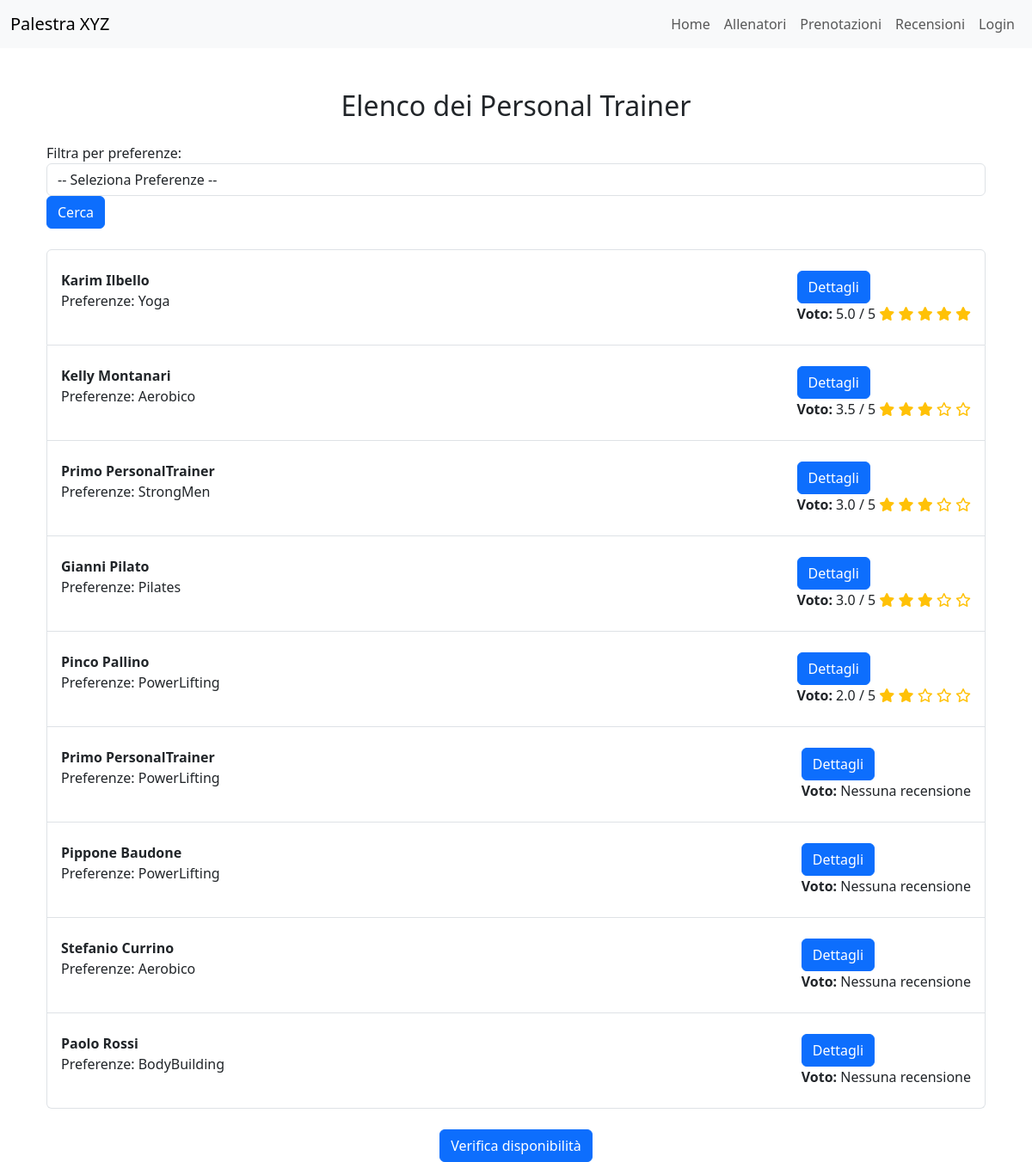
The app's page /trainers/elenco/, older data.
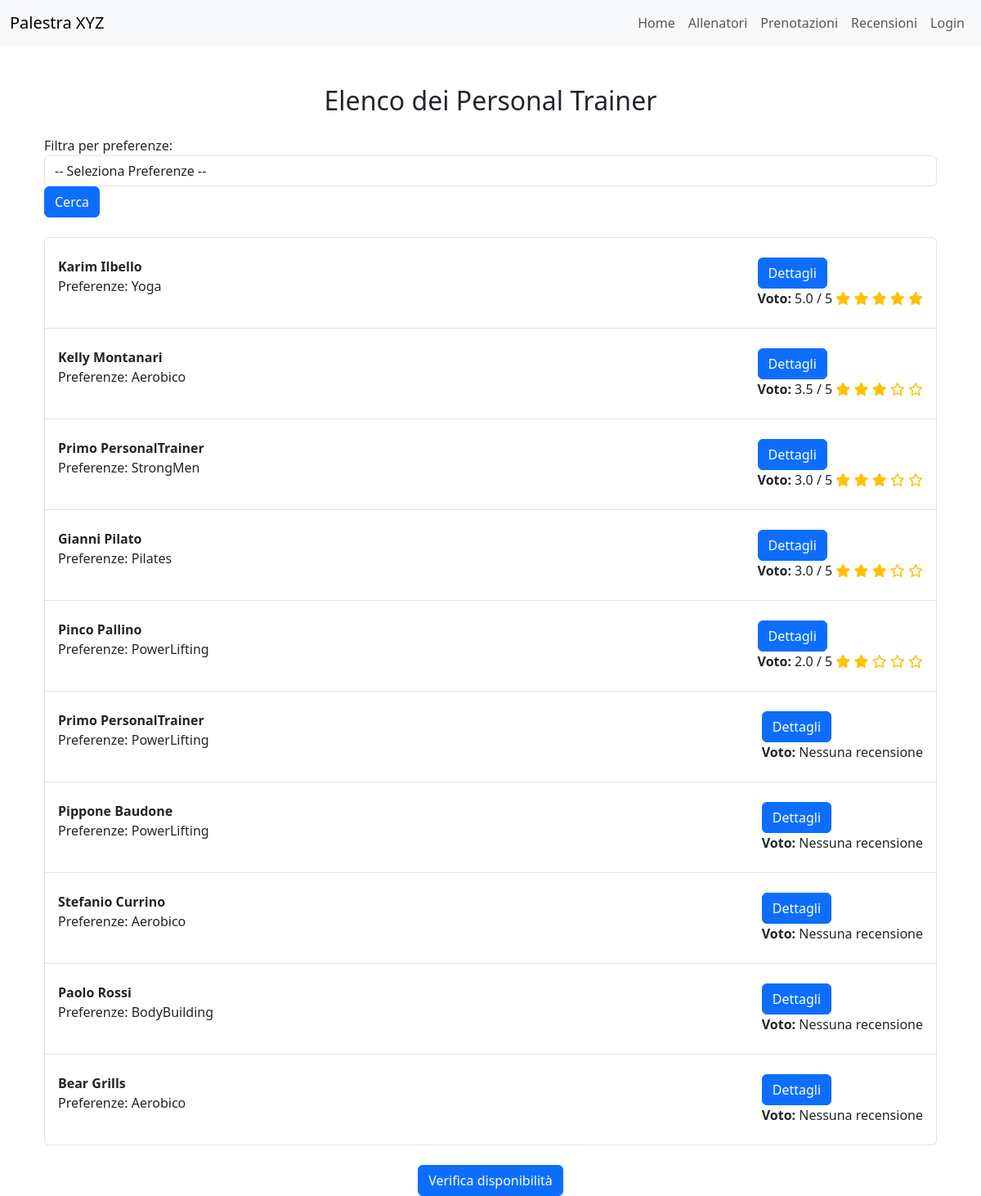
The same page, newer data.
### trainers/models.py (models this page shows, shortened)
class PersonalTrainer(models.Model):
    user = models.OneToOneField(User, on_delete=models.CASCADE)
    nome = models.CharField(max_length=100)
    cognome = models.CharField(max_length=100)
    data_di_nascita = models.DateField()
    bio = models.TextField(max_length=500)
    SCELTA_PREFERENZE = [
        ("BB", "BodyBuilding"),
        ("PL", "PowerLifting"),
        ("CL", "Calisthenics"),
        ("ST", "StrongMen"),
        ("YG", "Yoga"),
        ("PS", "Pilates"),
        ("AR", "Aerobico")
    ]
    preferenze = models.CharField(max_length=2, choices=SCELTA_PREFERENZE)
    immagine_profilo = models.ImageField(upload_to=foto_profilo_upload_path, blank=True, null=True)
    competenze = models.TextField(max_length=500, default='Nessuna competenza')
    class Meta:
        verbose_name = "Personal Trainer"
        verbose_name_plural = "Personal Trainers"

### trainers/views.py (the view)
# urls.py: path('elenco/', elenco_personal_trainers_ordinato, name='elenco_personal_trainers_ordinato'),
def elenco_personal_trainers_ordinato(request):
    if request.user.is_authenticated and hasattr(request.user, 'registratoutente'):
        preferenza_utente = request.user.registratoutente.preferenze
    else:
        preferenza_utente = None
    personal_trainers = PersonalTrainer.objects.annotate(
        media_voto=Avg('recensione__voto'),
        media_voto_stessa_preferenza=Avg(
            Case(
                When(recensione__registrato_utente__preferenze=preferenza_utente, then='recensione__voto'),
                default=None
            )
        ),
        preferenza_match=Case(
            When(preferenze=preferenza_utente, then=Value(1)),
            default=Value(0),
            output_field=models.IntegerField()
        ),
        media_voto_utente_con_preferenza=Avg(
            Case(
                When(
                    recensione__registrato_utente__preferenze=preferenza_utente,
                    then='recensione__voto'
                ),
                default=None
            )
        ),
    )
    if preferenza_utente:
        personal_trainers = personal_trainers.order_by(
            '-preferenza_match',  # 1. Allenatori con preferenza uguale all'utente in cima
            '-media_voto_stessa_preferenza',  # 2. Tra questi, ordinare per media voto di utenti con stessa preferenza
            '-media_voto_utente_con_preferenza',  # 3. Media voto lasciata da utenti con la stessa preferenza
            '-media_voto'  # 4. Infine, ordinare per media voto generale
        )
    else:
        personal_trainers = personal_trainers.order_by('-media_voto')
    preferenze_filter = request.GET.get('preferenze', None)
    if preferenze_filter:
        personal_trainers = personal_trainers.filter(preferenze=preferenze_filter)
    context = {
        'personal_trainers': personal_trainers,
        'preferenza_utente': preferenza_utente,
    }
    return render(request, 'trainers/personal_trainer_elenco.html', context)

### trainers/templates/trainers/personal_trainer_elenco.html (shortened to what this page needs)
{% extends 'trainers/base.html' %}
{% block content %}
<div class="container mt-5">
    <h2 class="text-center mb-4">Elenco dei Personal Trainer</h2>
    <form method="GET" class="form-inline mb-4">
        <div class="form-group">
            <label for="preferenze">Filtra per preferenze:</label>
            <select id="preferenze" name="preferenze" class="form-control ml-2">
                <option value="" selected>-- Seleziona Preferenze --</option>
            </select>
        </div>
        <button type="submit" class="btn btn-primary ml-2">Cerca</button>
    </form>
    <ul class="list-group">
        {% for personal_trainer in personal_trainers %}
            <li class="list-group-item d-flex justify-content-between align-items-center">
                <div>
                    <strong>{{ personal_trainer.nome }} {{ personal_trainer.cognome }}</strong>
                    <p>Preferenze: {{ personal_trainer.get_preferenze_display }}</p>
                </div>
                <div>
                    <a href="{% url 'trainers:personal_trainer_review' personal_trainer.pk %}" class="btn btn-primary mt-3">Dettagli</a>
                    <p><strong> Voto: </strong>
                        {% if personal_trainer.media_voto %}
                            {{ personal_trainer.media_voto|floatformat:1 }} / 5
                            <span>
                                {% for i in "12345" %}
                                    {% if forloop.counter <= personal_trainer.media_voto %}
                                        <i class="fas fa-star text-warning"></i>
                                    {% else %}
                                        <i class="far fa-star text-warning"></i>
                                    {% endif %}
                                {% endfor %}
                            </span>
                        {% else %}
                            Nessuna recensione
                        {% endif %}
                    </p>
                </div>
            </li>
        {% empty %}
            <li class="list-group-item">Nessun personal trainer trovato.</li>
        {% endfor %}
    </ul>
    <div class="text-center mt-4">
        <a href="{% url 'trainers:disponibilita_personal_trainers' %}" class="btn btn-primary">Verifica disponibilità</a>
    </div>
</div>
{% endblock %}

Row changes from the older to the newer data that the page shows:
added PersonalTrainer: nome "Bear", cognome "Grills", preferenze "Aerobico", shows "Nessuna recensione"
